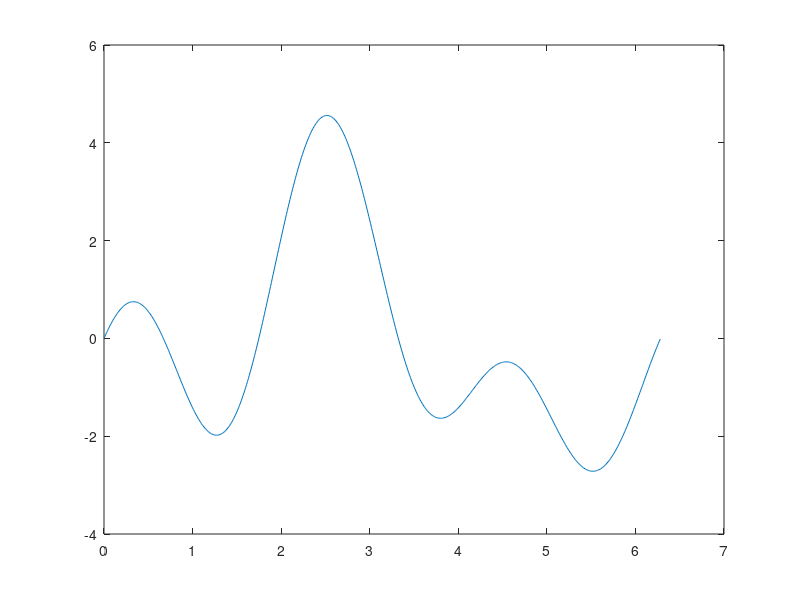

The MATLAB script that drew this image: (Note: this script raises an error after producing the figure.)
clc; clear; 
addpath /people/gesla/Documents/git/rotst2/scripts/source_for_mtb


%% 1D

x=0:0.01:2*pi;
nt=3; 
an=rand(nt+1,1)*2-1; an(1)=-sum(an(2:end)*2); bn=rand(nt+1,1)*2-1; bn(1)=0; 
f=an(1)+cos(x'*[1:nt])*an(2:end)*2+sin(x'*[1:nt])*bn(2:end)*2;
plot(x,f)

%% 2D

a=importdata('u20-600-160.dat');
a=loadrs2(a);
x=a.xc; z=a.zc;

%%

ntx=8; ntz=2; lx=10; lz=1;
an=rand(ntz+1,ntx+1)*2-1; %an(1)=-sum(an(2:end)*2); 
bn=rand(ntz+1,ntx+1)*2-1; %bn(1,:)=0; bn(:,1)=0; 

f=0;
% for ikx=0:ntx
%     for ikz=0:ntz
%         % f=f+cos(x/lx*2*pi*ikx).*cos(z/lz*2*pi*ikz)*an(ikz+1,ikx+1);
%         f=f+sin(x/lx*2*pi*ikx).*sin(z/lz*2*pi*ikz)*bn(ikz+1,ikx+1);
%     end
% end

% for ikx=-ntx:ntx
%     for ikz=-ntz:ntz
%         % f=f+cos(x/lx*2*pi*ikx).*cos(z/lz*2*pi*ikz)*an(ikz+1,ikx+1);
%         f=f+(an(abs(ikz)+1,abs(ikx)+1)+bn(abs(ikz)+1,abs(ikx)+1)*1i*(1-2*(ikx<0))*(1-2*(ikz<0)))*exp(1i*ikx*x/lx*2*pi).*exp(1i*ikz*z/lz*2*pi);
%     end
% end

cn=an+1i*bn;
zn=[cn,fliplr(cn(:,2:end))]; zn=[zn;flipud(zn(2:end,:))];
f=ifft2(zn)   ;



% pcolor(x,z,real(f)); shading interp; axis equal; xlim([0 10]); ylim([0 1]); colormap(parula(8)); colorbar();
% mesh(x,z,f); shading interp;  xlim([0 10]); ylim([0 1]); colormap(parula(8));

%harder than I thought

